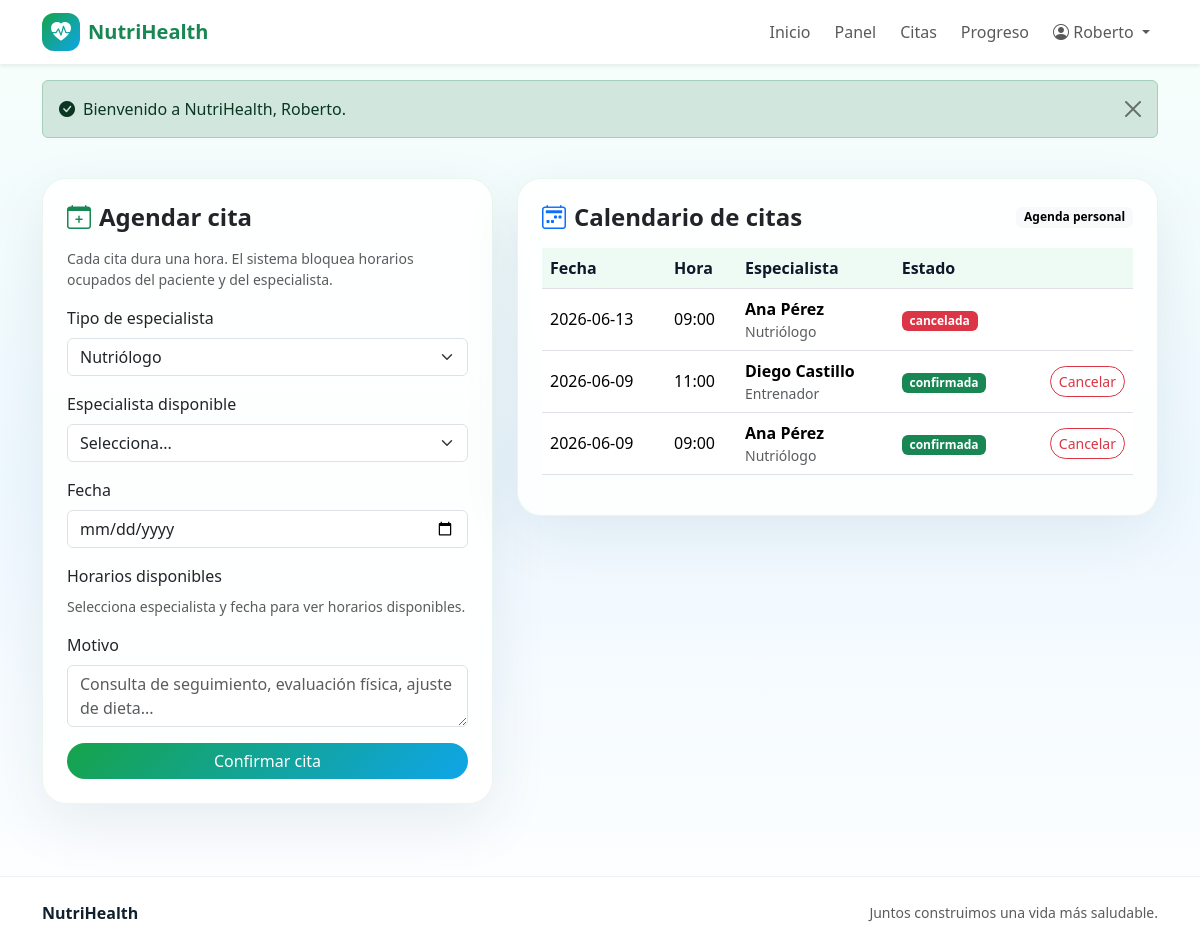
The page /pages/paciente/citas.php (signed in) on the database its author committed.
### tables this page shows
CREATE TABLE citas (
    id INT AUTO_INCREMENT PRIMARY KEY,
    paciente_id INT NOT NULL,
    especialista_id INT NOT NULL,
    tipo_especialista ENUM('nutriologo', 'entrenador') NOT NULL,
    fecha DATE NOT NULL,
    hora TIME NOT NULL,
    motivo VARCHAR(200),
    estado ENUM('pendiente', 'confirmada', 'cancelada', 'finalizada') DEFAULT 'pendiente',
    observaciones TEXT,

    FOREIGN KEY (paciente_id) REFERENCES personas(id),
    FOREIGN KEY (especialista_id) REFERENCES personas(id)
);

CREATE TABLE personas (
    id INT AUTO_INCREMENT PRIMARY KEY,
    nombre VARCHAR(100) NOT NULL,
    apellido_paterno VARCHAR(100),
    apellido_materno VARCHAR(100),
    fecha_nacimiento DATE,
    sexo ENUM('Masculino', 'Femenino', 'Otro'),
    telefono VARCHAR(20),
    email VARCHAR(100) UNIQUE NOT NULL,
    direccion TEXT,
    usuario VARCHAR(50) UNIQUE NOT NULL,
    password_hash VARCHAR(255) NOT NULL,
    rol ENUM('paciente', 'nutriologo', 'entrenador') NOT NULL,
    activo BOOLEAN DEFAULT TRUE,
    fecha_registro DATETIME DEFAULT CURRENT_TIMESTAMP
);

### includes/functions.php (called while the page is built, shortened)
<?php
require_once __DIR__ . '/../config/database.php';
function normalize_path_for_url(string $path): string
{
    $path = str_replace('\\', '/', $path);
    $parts = [];
    foreach (explode('/', $path) as $part) {
        if ($part === '' || $part === '.') {
            continue;
        }
        $parts[] = $part;
    }
    return implode('/', $parts);
}
function relative_url_from_current_script(string $targetPath): string
{
    $scriptFile = $_SERVER['SCRIPT_FILENAME'] ?? APP_ROOT . DIRECTORY_SEPARATOR . 'index.php';
    $scriptDir = normalize_path_for_url(dirname($scriptFile));
    $target = normalize_path_for_url(APP_ROOT . ($targetPath !== '' ? DIRECTORY_SEPARATOR . str_replace('/', DIRECTORY_SEPARATOR, $targetPath) : ''));
    $fromParts = $scriptDir === '' ? [] : explode('/', $scriptDir);
    $toParts = $target === '' ? [] : explode('/', $target);
    $i = 0;
    $max = min(count($fromParts), count($toParts));
    while ($i < $max && $fromParts[$i] === $toParts[$i]) {
        $i++;
    }
    $up = array_fill(0, count($fromParts) - $i, '..');
    $down = array_slice($toParts, $i);
    $relativeParts = array_merge($up, $down);
    return $relativeParts ? implode('/', $relativeParts) : '.';
}
function base_url(string $path = ''): string
{
    $path = ltrim($path, '/');
    preg_match('/^([^?#]*)([?#].*)?$/', $path, $matches);
    $cleanPath = $matches[1] ?? '';
    $suffix = $matches[2] ?? '';
    $relative = relative_url_from_current_script($cleanPath);
    if ($cleanPath === '') {
        return $relative === '.' ? './' : rtrim($relative, '/') . '/';
    }
    return $relative . $suffix;
}
function e(?string $value): string
{
    return htmlspecialchars($value ?? '', ENT_QUOTES, 'UTF-8');
}
function role_label(string $rol): string
{
    return match ($rol) {
        'paciente' => 'Paciente',
        'nutriologo' => 'Nutriólogo',
        'entrenador' => 'Entrenador',
        default => ucfirst($rol),
    };
}
function appointments_for_user(int $userId, string $role): array
{
    $condition = $role === 'paciente' ? 'c.paciente_id = ?' : 'c.especialista_id = ?';
    $sql = "SELECT c.*, pac.nombre AS paciente_nombre, pac.apellido_paterno AS paciente_apellido,
                   esp.nombre AS especialista_nombre, esp.apellido_paterno AS especialista_apellido, esp.rol AS especialista_rol
            FROM citas c
            INNER JOIN personas pac ON pac.id = c.paciente_id
            INNER JOIN personas esp ON esp.id = c.especialista_id
            WHERE {$condition}
            ORDER BY c.fecha DESC, c.hora DESC";
    $stmt = db()->prepare($sql);
    $stmt->execute([$userId]);
    return $stmt->fetchAll();
}
function badge_state(string $estado): string
{
    return match ($estado) {
        'confirmada' => 'success',
        'cancelada' => 'danger',
        'finalizada' => 'secondary',
        default => 'warning',
    };
}

### config/database.php (called while the page is built, shortened)
<?php
function db(): PDO
{
    static $pdo = null;
    if ($pdo === null) {
        $host = 'localhost';
        $database = 'sitio_salud';
        $user = 'root';
        $password = '';
        $charset = 'utf8mb4';
        $dsn = "mysql:host={$host};dbname={$database};charset={$charset}";
        $options = [
            PDO::ATTR_ERRMODE => PDO::ERRMODE_EXCEPTION,
            PDO::ATTR_DEFAULT_FETCH_MODE => PDO::FETCH_ASSOC,
            PDO::ATTR_EMULATE_PREPARES => false,
        ];
        $pdo = new PDO($dsn, $user, $password, $options);
    }
    return $pdo;
}

### pages/paciente/citas.php (the view, shortened to what this page needs)
<?php
require_once __DIR__ . '/../../includes/functions.php';
$user = current_user();
$citas = appointments_for_user((int)$user['id'], 'paciente');
require __DIR__ . '/../../includes/header.php';
?>
<section class="container py-4">
    <div class="row g-4">
        <div class="col-lg-5">
            <div class="card card-soft p-4">
                <h1 class="h4 fw-bold mb-3"><i class="bi bi-calendar-plus text-success me-2"></i>Agendar cita</h1>
                <p class="text-muted small">Cada cita dura una hora. El sistema bloquea horarios ocupados del paciente y del especialista.</p>
                <form method="post" action="<?= base_url('actions/citas_crear.php') ?>">
                    <div class="mb-3">
                        <label class="form-label">Tipo de especialista</label>
                        <select class="form-select" data-role-select required>
                            <option value="nutriologo">Nutriólogo</option>
                        </select>
                    </div>
                    <div class="mb-3">
                        <label class="form-label">Especialista disponible</label>
                        <select name="especialista_id" class="form-select" data-specialist-select required>
                            <option value="">Selecciona...</option>
                        </select>
                    </div>
                    <div class="mb-3">
                        <label class="form-label">Fecha</label>
                        <input type="date" name="fecha" class="form-control" min="<?= date('Y-m-d') ?>" data-date-input required>
                    </div>
                    <div class="mb-3">
                        <label class="form-label">Horarios disponibles</label>
                        <div data-slots-box class="d-flex flex-wrap gap-1">
                        </div>
                    </div>
                    <div class="mb-3">
                        <label class="form-label">Motivo</label>
                        <textarea name="motivo" class="form-control" rows="2" placeholder="Consulta de seguimiento, evaluación física, ajuste de dieta..."></textarea>
                    </div>
                    <button class="btn btn-nh rounded-pill w-100" type="submit">Confirmar cita</button>
                </form>
            </div>
        </div>
        <div class="col-lg-7">
            <div class="card card-soft p-4">
                <div class="d-flex justify-content-between align-items-center mb-3">
                    <h2 class="h4 fw-bold mb-0"><i class="bi bi-calendar2-week text-primary me-2"></i>Calendario de citas</h2>
                    <span class="badge text-bg-light">Agenda personal</span>
                </div>
                <div class="table-responsive">
                    <table class="table align-middle">
                        <thead><tr><th>Fecha</th><th>Hora</th><th>Especialista</th><th>Estado</th><th></th></tr></thead>
                        <tbody>
                        <?php foreach ($citas as $cita): ?>
                            <tr>
                                <td><?= e($cita['fecha']) ?></td>
                                <td><?= e(substr($cita['hora'], 0, 5)) ?></td>
                                <td>
                                    <strong><?= e($cita['especialista_nombre'] . ' ' . $cita['especialista_apellido']) ?></strong>
                                    <div class="small text-muted"><?= role_label($cita['especialista_rol']) ?></div>
                                </td>
                                <td><span class="badge text-bg-<?= badge_state($cita['estado']) ?>"><?= e($cita['estado']) ?></span></td>
                                <td class="text-end">
                                    <?php if (!in_array($cita['estado'], ['cancelada','finalizada'], true)): ?>
                                        <form method="post" action="<?= base_url('actions/citas_cancelar.php') ?>" onsubmit="return confirm('¿Cancelar esta cita?')">
                                            <button class="btn btn-sm btn-outline-danger rounded-pill">Cancelar</button>
                                        </form>
                                    <?php endif; ?>
                                </td>
                            </tr>
                        <?php endforeach; ?>
                        </tbody>
                    </table>
                </div>
            </div>
        </div>
    </div>
</section>
<?php require __DIR__ . '/../../includes/footer.php'; ?>

### assets/css/style.css (style rules this page uses)
:root { --nh-green: #16a34a; --nh-green-dark: #0f7a37; --nh-blue: #0ea5e9; --nh-blue-dark: #0369a1; --nh-soft: #f4fbf7; --nh-text: #10202f; }
body { min-height: 100vh; background: linear-gradient(180deg, #f7fffb 0%, #eef8ff 50%, #ffffff 100%); color: var(--nh-text); }
.btn-nh { background: linear-gradient(135deg, var(--nh-green), var(--nh-blue)); border: none; color: #fff; }
.card-soft { background: rgba(255, 255, 255, .88); border: 1px solid rgba(15, 122, 55, .08); box-shadow: 0 20px 60px rgba(2, 47, 74, .08); border-radius: 24px; }
.table thead th { color: #0f172a; background: #eefbf4; }

### rows shown on the page
citas: fecha "2026-06-13", hora "09:00", especialista.apellido_paterno "Ana Pérez", especialista.rol "Nutriólogo", estado "cancelada"
citas: fecha "2026-06-09", hora "11:00", especialista.apellido_paterno "Diego Castillo", especialista.rol "Entrenador", estado "confirmada"
citas: fecha "2026-06-09", hora "09:00", especialista.apellido_paterno "Ana Pérez", especialista.rol "Nutriólogo", estado "confirmada"

### other values the page prints
$user['nombre'] "Roberto"
$message "Bienvenido a NutriHealth, Roberto."
